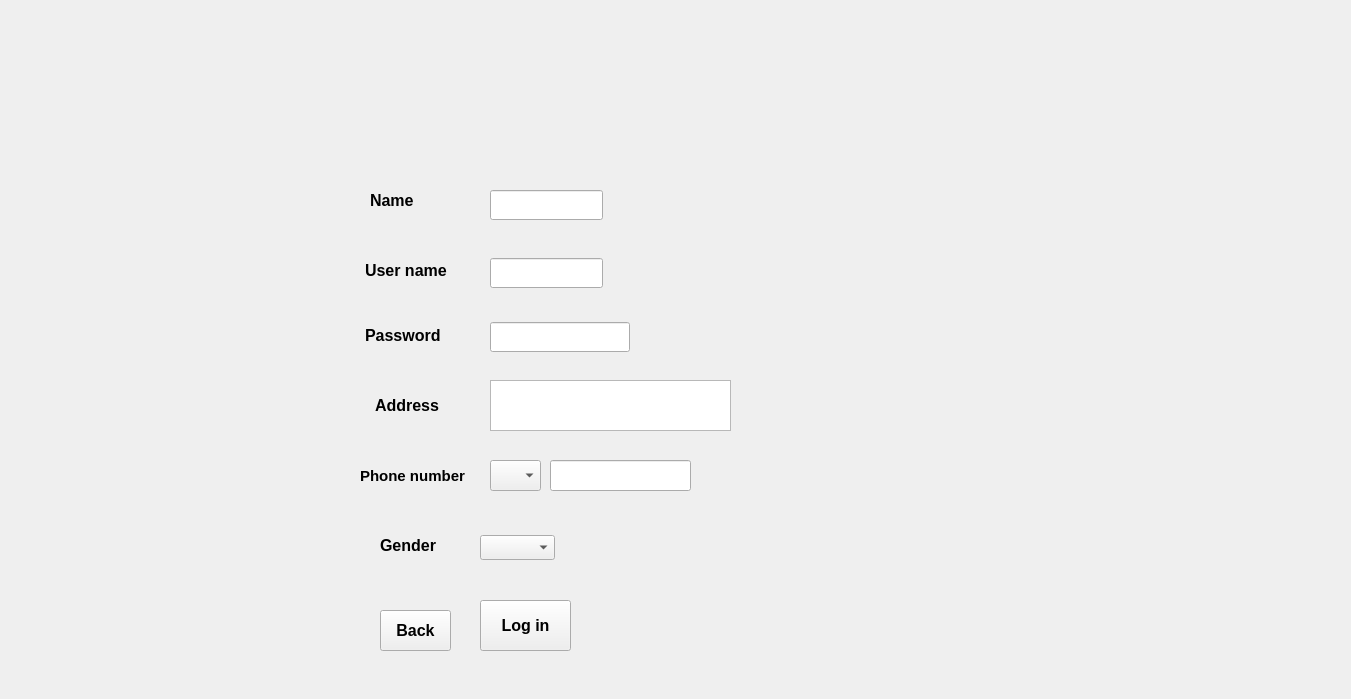
<?xml version="1.0" encoding="UTF-8"?>
<ui version="4.0">
 <class>RegisterAccount</class>
 <widget class="QMainWindow" name="RegisterAccount">
  <property name="geometry">
   <rect>
    <x>0</x>
    <y>0</y>
    <width>1351</width>
    <height>699</height>
   </rect>
  </property>
  <property name="windowTitle">
   <string>MainWindow</string>
  </property>
  <widget class="QWidget" name="centralwidget">
   <widget class="QLabel" name="back_ground">
    <property name="geometry">
     <rect>
      <x>0</x>
      <y>0</y>
      <width>1400</width>
      <height>700</height>
     </rect>
    </property>
    <property name="font">
     <font>
      <bold>true</bold>
     </font>
    </property>
    <property name="text">
     <string/>
    </property>
    <property name="pixmap">
     <pixmap resource="Images.qrc">:/new/image/jpgtopngconverter-com (23).jpg</pixmap>
    </property>
    <property name="scaledContents">
     <bool>true</bool>
    </property>
   </widget>
   <widget class="QLabel" name="label1">
    <property name="geometry">
     <rect>
      <x>340</x>
      <y>150</y>
      <width>111</width>
      <height>111</height>
     </rect>
    </property>
    <property name="text">
     <string/>
    </property>
    <property name="pixmap">
     <pixmap resource="Images.qrc">:/new/image/btn1.png</pixmap>
    </property>
    <property name="scaledContents">
     <bool>true</bool>
    </property>
   </widget>
   <widget class="QLabel" name="name_label">
    <property name="geometry">
     <rect>
      <x>370</x>
      <y>190</y>
      <width>61</width>
      <height>21</height>
     </rect>
    </property>
    <property name="font">
     <font>
      <pointsize>12</pointsize>
      <bold>true</bold>
     </font>
    </property>
    <property name="text">
     <string>Name</string>
    </property>
   </widget>
   <widget class="QLabel" name="label2">
    <property name="geometry">
     <rect>
      <x>340</x>
      <y>220</y>
      <width>131</width>
      <height>111</height>
     </rect>
    </property>
    <property name="text">
     <string/>
    </property>
    <property name="pixmap">
     <pixmap resource="Images.qrc">:/new/image/btn1.png</pixmap>
    </property>
    <property name="scaledContents">
     <bool>true</bool>
    </property>
   </widget>
   <widget class="QLabel" name="user_name_label">
    <property name="geometry">
     <rect>
      <x>365</x>
      <y>245</y>
      <width>101</width>
      <height>51</height>
     </rect>
    </property>
    <property name="font">
     <font>
      <pointsize>12</pointsize>
      <bold>true</bold>
     </font>
    </property>
    <property name="text">
     <string>User name</string>
    </property>
   </widget>
   <widget class="QLabel" name="label3">
    <property name="geometry">
     <rect>
      <x>340</x>
      <y>290</y>
      <width>131</width>
      <height>101</height>
     </rect>
    </property>
    <property name="text">
     <string/>
    </property>
    <property name="pixmap">
     <pixmap resource="Images.qrc">:/new/image/btn1.png</pixmap>
    </property>
    <property name="scaledContents">
     <bool>true</bool>
    </property>
   </widget>
   <widget class="QLabel" name="password_label">
    <property name="geometry">
     <rect>
      <x>365</x>
      <y>315</y>
      <width>101</width>
      <height>41</height>
     </rect>
    </property>
    <property name="font">
     <font>
      <pointsize>12</pointsize>
      <bold>true</bold>
     </font>
    </property>
    <property name="text">
     <string>Password</string>
    </property>
   </widget>
   <widget class="QLabel" name="label4">
    <property name="geometry">
     <rect>
      <x>340</x>
      <y>360</y>
      <width>131</width>
      <height>101</height>
     </rect>
    </property>
    <property name="text">
     <string/>
    </property>
    <property name="pixmap">
     <pixmap resource="Images.qrc">:/new/image/btn1.png</pixmap>
    </property>
    <property name="scaledContents">
     <bool>true</bool>
    </property>
   </widget>
   <widget class="QLabel" name="address_label">
    <property name="geometry">
     <rect>
      <x>375</x>
      <y>390</y>
      <width>81</width>
      <height>31</height>
     </rect>
    </property>
    <property name="font">
     <font>
      <pointsize>12</pointsize>
      <bold>true</bold>
     </font>
    </property>
    <property name="text">
     <string>Address</string>
    </property>
   </widget>
   <widget class="QLineEdit" name="name_l">
    <property name="geometry">
     <rect>
      <x>490</x>
      <y>190</y>
      <width>113</width>
      <height>30</height>
     </rect>
    </property>
    <property name="font">
     <font>
      <pointsize>12</pointsize>
      <bold>true</bold>
     </font>
    </property>
   </widget>
   <widget class="QLineEdit" name="user_name_l">
    <property name="geometry">
     <rect>
      <x>490</x>
      <y>258</y>
      <width>113</width>
      <height>30</height>
     </rect>
    </property>
    <property name="font">
     <font>
      <pointsize>12</pointsize>
      <bold>true</bold>
     </font>
    </property>
   </widget>
   <widget class="QLineEdit" name="password_l">
    <property name="geometry">
     <rect>
      <x>490</x>
      <y>322</y>
      <width>140</width>
      <height>30</height>
     </rect>
    </property>
    <property name="font">
     <font>
      <pointsize>12</pointsize>
      <bold>true</bold>
     </font>
    </property>
    <property name="echoMode">
     <enum>QLineEdit::Password</enum>
    </property>
   </widget>
   <widget class="QTextEdit" name="address_t">
    <property name="geometry">
     <rect>
      <x>490</x>
      <y>380</y>
      <width>241</width>
      <height>51</height>
     </rect>
    </property>
    <property name="font">
     <font>
      <pointsize>12</pointsize>
      <bold>true</bold>
     </font>
    </property>
   </widget>
   <widget class="QLabel" name="label5">
    <property name="geometry">
     <rect>
      <x>635</x>
      <y>300</y>
      <width>41</width>
      <height>81</height>
     </rect>
    </property>
    <property name="text">
     <string/>
    </property>
    <property name="pixmap">
     <pixmap resource="Images.qrc">:/new/image/btn1.png</pixmap>
    </property>
    <property name="scaledContents">
     <bool>true</bool>
    </property>
   </widget>
   <widget class="QLabel" name="eye_label">
    <property name="geometry">
     <rect>
      <x>640</x>
      <y>330</y>
      <width>31</width>
      <height>21</height>
     </rect>
    </property>
    <property name="text">
     <string/>
    </property>
    <property name="pixmap">
     <pixmap resource="Images.qrc">:/new/image/icons8-eye-checked-50.png</pixmap>
    </property>
    <property name="scaledContents">
     <bool>true</bool>
    </property>
   </widget>
   <widget class="QComboBox" name="comboBox">
    <property name="geometry">
     <rect>
      <x>490</x>
      <y>460</y>
      <width>51</width>
      <height>31</height>
     </rect>
    </property>
    <property name="font">
     <font>
      <pointsize>10</pointsize>
      <bold>true</bold>
     </font>
    </property>
   </widget>
   <widget class="QLineEdit" name="phone_l">
    <property name="geometry">
     <rect>
      <x>550</x>
      <y>460</y>
      <width>141</width>
      <height>31</height>
     </rect>
    </property>
    <property name="font">
     <font>
      <pointsize>11</pointsize>
      <bold>true</bold>
     </font>
    </property>
   </widget>
   <widget class="QLabel" name="label7">
    <property name="geometry">
     <rect>
      <x>340</x>
      <y>500</y>
      <width>131</width>
      <height>101</height>
     </rect>
    </property>
    <property name="text">
     <string/>
    </property>
    <property name="pixmap">
     <pixmap resource="Images.qrc">:/new/image/btn1.png</pixmap>
    </property>
    <property name="scaledContents">
     <bool>true</bool>
    </property>
   </widget>
   <widget class="QLabel" name="gender_label">
    <property name="geometry">
     <rect>
      <x>380</x>
      <y>530</y>
      <width>81</width>
      <height>31</height>
     </rect>
    </property>
    <property name="font">
     <font>
      <pointsize>12</pointsize>
      <bold>true</bold>
     </font>
    </property>
    <property name="text">
     <string>Gender</string>
    </property>
   </widget>
   <widget class="QLabel" name="label6">
    <property name="geometry">
     <rect>
      <x>340</x>
      <y>430</y>
      <width>151</width>
      <height>101</height>
     </rect>
    </property>
    <property name="text">
     <string/>
    </property>
    <property name="pixmap">
     <pixmap resource="Images.qrc">:/new/image/btn1.png</pixmap>
    </property>
    <property name="scaledContents">
     <bool>true</bool>
    </property>
   </widget>
   <widget class="QLabel" name="phone_label">
    <property name="geometry">
     <rect>
      <x>360</x>
      <y>460</y>
      <width>131</width>
      <height>31</height>
     </rect>
    </property>
    <property name="font">
     <font>
      <pointsize>11</pointsize>
      <bold>true</bold>
     </font>
    </property>
    <property name="text">
     <string>Phone number</string>
    </property>
   </widget>
   <widget class="QComboBox" name="comboBox_2">
    <property name="geometry">
     <rect>
      <x>480</x>
      <y>535</y>
      <width>75</width>
      <height>25</height>
     </rect>
    </property>
    <property name="font">
     <font>
      <pointsize>11</pointsize>
      <bold>true</bold>
     </font>
    </property>
   </widget>
   <widget class="QPushButton" name="back_button">
    <property name="geometry">
     <rect>
      <x>380</x>
      <y>610</y>
      <width>71</width>
      <height>41</height>
     </rect>
    </property>
    <property name="font">
     <font>
      <pointsize>12</pointsize>
      <bold>true</bold>
     </font>
    </property>
    <property name="text">
     <string>Back</string>
    </property>
   </widget>
   <widget class="QPushButton" name="login_pushbutton">
    <property name="geometry">
     <rect>
      <x>480</x>
      <y>600</y>
      <width>91</width>
      <height>51</height>
     </rect>
    </property>
    <property name="font">
     <font>
      <pointsize>12</pointsize>
      <bold>true</bold>
     </font>
    </property>
    <property name="text">
     <string>Log in</string>
    </property>
   </widget>
   <widget class="QPushButton" name="eye_p">
    <property name="geometry">
     <rect>
      <x>640</x>
      <y>330</y>
      <width>31</width>
      <height>21</height>
     </rect>
    </property>
    <property name="text">
     <string/>
    </property>
    <property name="flat">
     <bool>true</bool>
    </property>
   </widget>
  </widget>
 </widget>
 <resources>
  <include location="Images.qrc"/>
 </resources>
 <connections/>
</ui>
